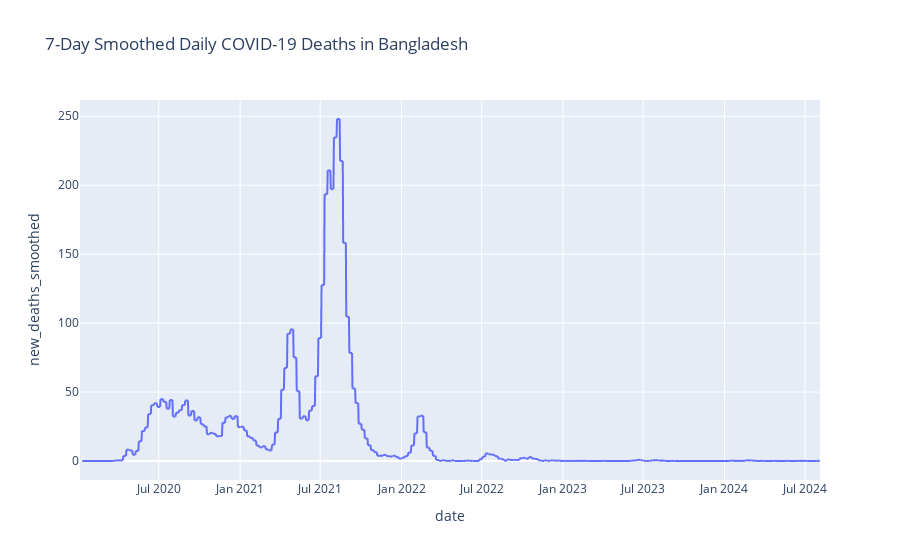

Notebook cell for this chart:
### Code cell
#Visualize the smoothed daily deaths for a single country

country_name = 'Bangladesh' 
country_df = covid_countries[covid_countries['location'] == country_name]

fig = px.line(
    country_df, 
    x='date', 
    y='new_deaths_smoothed', 
    title=f'7-Day Smoothed Daily COVID-19 Deaths in {country_name}'
)
fig.show()

### Figure 1 — Plotly figure (JSON) as saved in the notebook; plotly's stock layout.template omitted (floating-point values rounded to 4 significant figures; data arrays with more than 128 entries replaced by an {"elided": "..."} marker saying what was removed)
{"data": [{"hovertemplate": "date=%{x}<br>new_deaths_smoothed=%{y}<extra></extra>", "legendgroup": "", "line": {"color": "#636efa", "dash": "solid"}, "marker": {"symbol": "circle"}, "mode": "lines", "name": "", "showlegend": false, "type": "scattergl", "x": {"elided": "1674 str values"}, "xaxis": "x", "y": {"elided": "1674 float values"}, "yaxis": "y"}], "layout": {"autosize": true, "legend": {"tracegroupgap": 0}, "title": {"text": "7-Day Smoothed Daily COVID-19 Deaths in Bangladesh"}, "xaxis": {"anchor": "y", "autorange": true, "domain": [0, 1], "range": ["2020-01-05", "2024-08-04"], "title": {"text": "date"}, "type": "date"}, "yaxis": {"anchor": "x", "autorange": true, "domain": [0, 1], "range": [-13.78, 261.8], "title": {"text": "new_deaths_smoothed"}, "type": "linear"}}}
